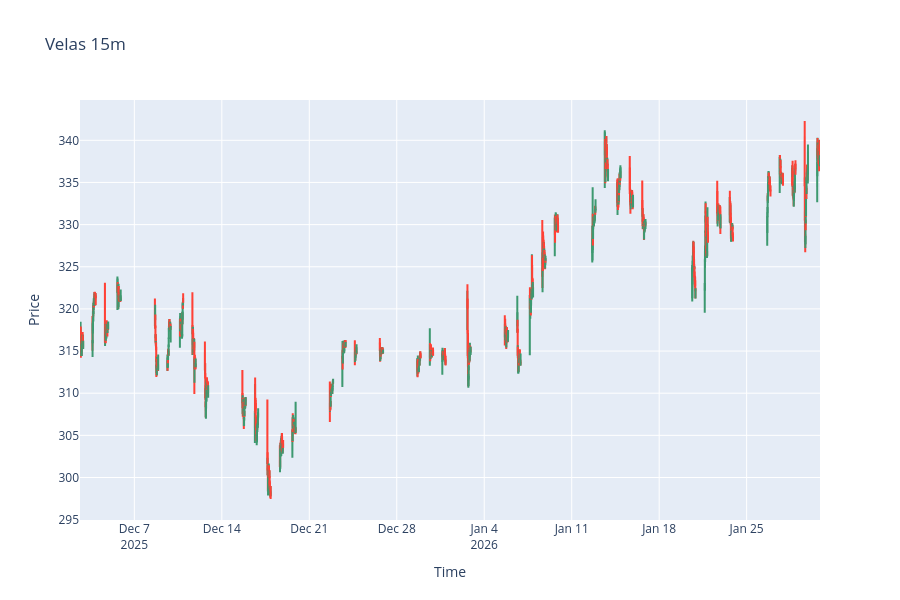

The cell this chart's notebook holds for it:
### Code cell
import plotly.graph_objects as go
import numpy as np

def plot_candles_basic(X):

    df = X.copy().sort_index()

    # Simular high/low
    high = df['high']
    low  = df['low']

    fig = go.Figure(
        go.Candlestick(
            x=df.index,
            open=df['open'],
            high=high,
            low=low,
            close=df['close'],
            name="Price"
        )
    )

    fig.update_layout(
        title="Velas 15m",
        xaxis_title="Time",
        yaxis_title="Price",
        xaxis_rangeslider_visible=False,
        height=600
    )

    fig.show()

plot_candles_basic(X_test)

### Figure 1 — Plotly figure (JSON) as saved in the notebook; plotly's stock layout.template omitted (floating-point values rounded to 4 significant figures; data arrays with more than 128 entries replaced by an {"elided": "..."} marker saying what was removed)
{"data": [{"close": {"elided": "1049 float values"}, "high": {"elided": "1049 float values"}, "low": {"elided": "1049 float values"}, "name": "Price", "open": {"elided": "1049 float values"}, "type": "candlestick", "x": {"elided": "1049 str values"}}], "layout": {"height": 600, "title": {"text": "Velas 15m"}, "xaxis": {"rangeslider": {"visible": false}, "title": {"text": "Time"}}, "yaxis": {"title": {"text": "Price"}}}}
